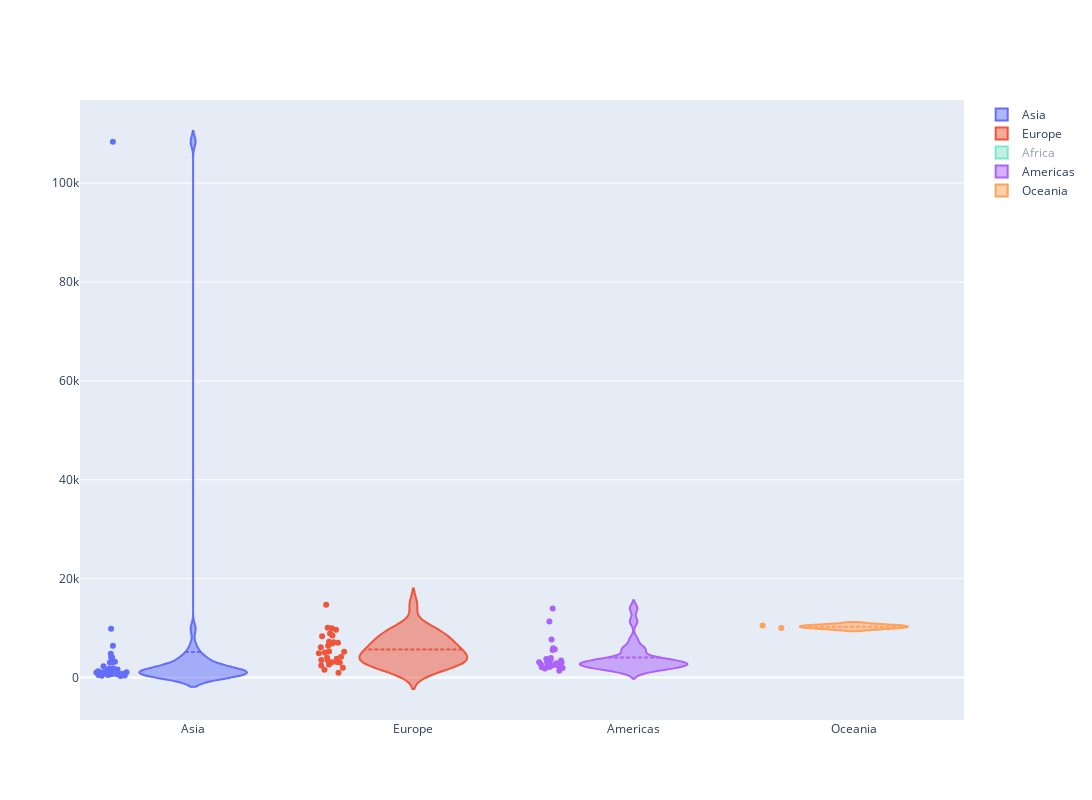

Notebook code cell kept with this figure:
### Code cell
customdata = np.array(data['country'])
hovertemplate = ( 
    'Country: %{customdata}<br>' + 
    'gdpPercap: %{y:,.4f} <br>' +  
    '<extra></extra>')




fig = go.Figure()
con_list = data['continent'].unique().tolist()

years = data['year'].unique()
for index, year in enumerate(years):
    data_ = data[data['year'] == year]
    for item in con_list:
        fig.add_traces(go.Violin(x=data_[data_['continent']==item]['continent'],
                        visible=False,
                        y=data_[data_['continent'] == item]['gdpPercap'],
                        meanline_visible=True, name=item,points='all',hoveron='points', customdata=np.array(data_[data_['continent'] == item]['country']),hovertemplate=hovertemplate))

for i in range(5):
    fig.data[i].visible=True
fig.update_layout(
    autosize=False,
    width=1200,
    height=800)
